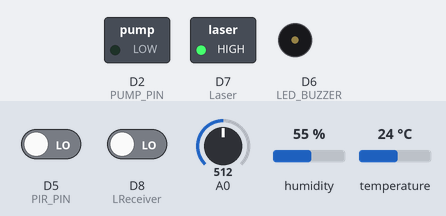
A sketch run on a simulated ESP8266 (NodeMCU). Parts: switched loads named in the sketch (green lamp = pin HIGH), buzzer (waves = sounding, pin HIGH). The inputs (shaded band) are chosen by the test bench; at power-on: A0 = 512, D8 (LReceiver) LOW, D5 (PIR_PIN) LOW, humidity 55 %, temperature 24 °C. WiFi joins after 1.5 s; servers stay silent unless stated; the local clock reads 2024-03-15 10:24:30 at power-on unless the sketch sets it; what the sketch prints to the serial monitor is not drawn.

Above: at 4.6 s.
4.7 s: A0 set to 803
6.6 s: A0 set to 822
At 8.2 s:
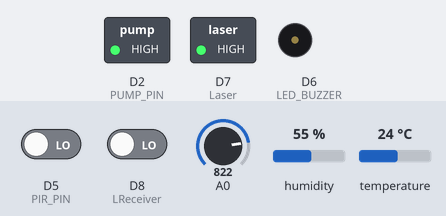
8.9 s: D8 (LReceiver) driven HIGH
At 10.7 s:
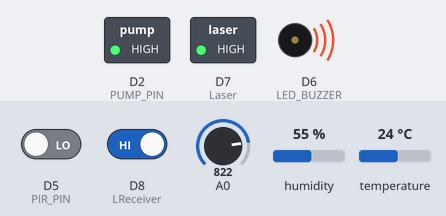
11.0 s: A0 set to 716
At 11.9 s:
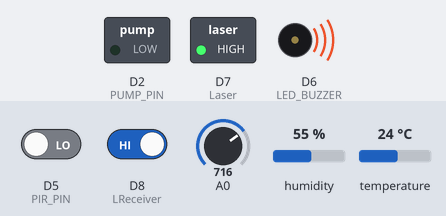
12.6 s: A0 set to 900
At 14.8 s:
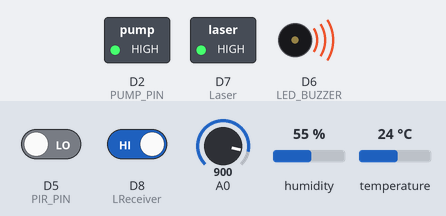
15.2 s: A0 set to 511
At 17.8 s:
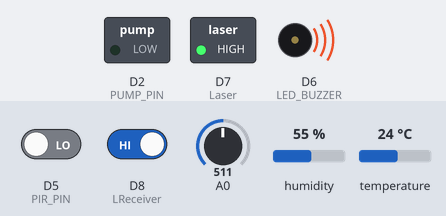
Timing chart, 0 to 18.8 s (numbered marks = the images above; inputs shaded):
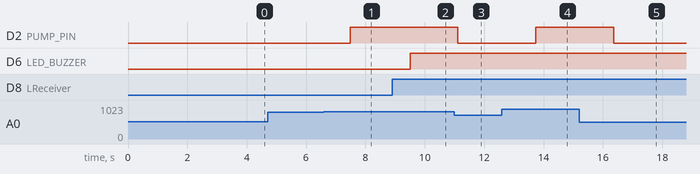

Measured:
- the behaviour switches between 813 and 814 on A0 (found by bisection; images 0 and 1)
- after the input at 4.7 s, every drawn part: stays the same
- after the input at 6.6 s, D2 (PUMP_PIN): LOW → HIGH after 0.88 s
- after the input at 8.9 s, D6 (LED_BUZZER): LOW → HIGH after 0.61 s
- after the input at 11.0 s, D2 (PUMP_PIN): HIGH → LOW after 0.11 s
- after the input at 12.6 s, D2 (PUMP_PIN): LOW → HIGH after 1.1 s
- after the input at 15.2 s, D2 (PUMP_PIN): HIGH → LOW after 1.2 s

The sketch:

soliat_agric_combined.ino
```cpp
#define BLYNK_TEMPLATE_ID "TMPL24u1nS5_d"
#define BLYNK_TEMPLATE_NAME "Agriculture"
#define BLYNK_PRINT Serial
#include <ESP8266WiFi.h>
#include <BlynkSimpleEsp8266.h>
#include <DHT.h>
#include <WiFiClientSecure.h>
#include <UniversalTelegramBot.h>
#include <ArduinoJson.h>

// Network Configuration
char auth[] = "x5UKdAPqJM-kocN5MrT3FZb8Abyf-uLp";
char ssid[] = "Wegner";
char pass[] = "Wegner123!";

#define BOTtoken "7104950327:AAH5cCvaVY_-5Y_6Iugm69oyADxwJESaz-A"
#define CHAT_ID "6375833499"

/* Virtual Pins*/
#define HUMIDITY_VPIN V2
#define TEMPERATURE_VPIN V1
#define PIR_VPIN V4
#define PUMP_CONTROL_VPIN V3

// pin declarations
#define LED_BUZZER D6
#define LReceiver D8
#define Laser D7
#define TEMPERATURE_PIN D3
#define PIR_PIN D5
#define PUMP_PIN D2
#define MOISTURE_PIN D1

/* Global Variables */
#define DHT_TYPE DHT11
DHT dht(TEMPERATURE_PIN, DHT_TYPE);

// telegram sms
X509List cert(TELEGRAM_CERTIFICATE_ROOT);
WiFiClientSecure client;
UniversalTelegramBot bot(BOTtoken, client);

bool motionDetected = false;
bool automaticMode = true; // Flag to indicate automatic mode

void configurations() {
  Serial.begin(115200);
  configTime(0, 0, "pool.ntp.org");// get UTC time via NTP
  client.setTrustAnchors(&cert); // Add root certificate for api.telegram.org

  pinMode(LReceiver, INPUT);
  pinMode(LED_BUZZER, OUTPUT);
  pinMode(Laser, OUTPUT);
  digitalWrite(Laser, HIGH);
  pinMode(PIR_PIN, INPUT);

  Blynk.begin(auth, ssid, pass);
  dht.begin();

  WiFi.mode(WIFI_STA);
  WiFi.begin(ssid, pass);
  while (WiFi.status() != WL_CONNECTED) {
    Serial.print(".");
    delay(500);
  }
  Serial.print("\nWiFi connected. IP address: ");
  Serial.println(WiFi.localIP());
  bot.sendMessage(CHAT_ID, "System is Ready", "");
  delay(1000);
}

/* functions initialization */
void detects_birds();
void sendSMSAlert(const char *messageContent);
void readTemperatureAndHumidity();
void sendTemperatureToBlynk(float temperatureLevel);
void sendHumidityToBlynk(float humidityLevel);
void detectMotion();
void handleMotionDetected();
void handleMotionStopped();

void setup() {
  configurations();
  pinMode(PUMP_PIN, OUTPUT);
  pinMode(MOISTURE_PIN, INPUT);
  Blynk.begin(auth, ssid, pass, "blynk.cloud", 80);
}

void loop() {
  Blynk.run();
  readTemperatureAndHumidity();
  detects_birds();
  detectMotion();
  if (automaticMode) {
    int moistureLevel = map(analogRead(MOISTURE_PIN), 0, 1023, 0, 100); // Read the moisture level and map it to a range of 0-100

    if (moistureLevel < 80) { // If moisture level is above 80
      // Turn the pump off
      digitalWrite(PUMP_PIN, LOW);
    } else if (moistureLevel > 70) { // If moisture level is below 70
      // Turn the pump on
      digitalWrite(PUMP_PIN, HIGH);
    }
  }
  delay(1000); // Wait for 1 second before checking moisture level again
}

// send sms to telegram
void sendSMSAlert(const char *messageContent)
{
  bot.sendMessage(CHAT_ID, messageContent, "");
}

void detects_birds() {
  bool value = digitalRead(LReceiver);
  if (value == 1) {
    digitalWrite(LED_BUZZER, HIGH);
    const char *message = "Warning: Birds In the farm!";
    sendSMSAlert(message);
  } else { // Turn off buzzer if no obstacle detected
    digitalWrite(LED_BUZZER, LOW);
  }
}

/* ------------------------ HANDLE TEMPERATURE -----------------------------*/
void readTemperatureAndHumidity()
{
  float temperatureLevel = dht.readTemperature();
  float humidityLevel = dht.readHumidity();

  if (!isnan(temperatureLevel))
  {
    sendTemperatureToBlynk(temperatureLevel);
  }

  if (!isnan(humidityLevel))
  {
    sendHumidityToBlynk(humidityLevel);
  }
}

void sendTemperatureToBlynk(float temperatureLevel)
{
  Blynk.virtualWrite(TEMPERATURE_VPIN, temperatureLevel);
}

void sendHumidityToBlynk(float humidityLevel)
{
  Blynk.virtualWrite(HUMIDITY_VPIN, humidityLevel);
}

/* ------------------HANDLING MOTION AND BULGARY--------------- */

void detectMotion()
{
  motionDetected = digitalRead(PIR_PIN);
  if (motionDetected) {
    handleMotionDetected();
  } else {
    handleMotionStopped();
  }
}

void handleMotionDetected()
{
  Blynk.virtualWrite(PIR_VPIN, 1);
}

void handleMotionStopped()
{
   Blynk.virtualWrite(PIR_VPIN, 0);
}

BLYNK_WRITE(PUMP_CONTROL_VPIN){
  digitalWrite(PUMP_PIN, param.asInt());
  automaticMode = false; // Switch to manual mode when Blynk control is activated
}
```
